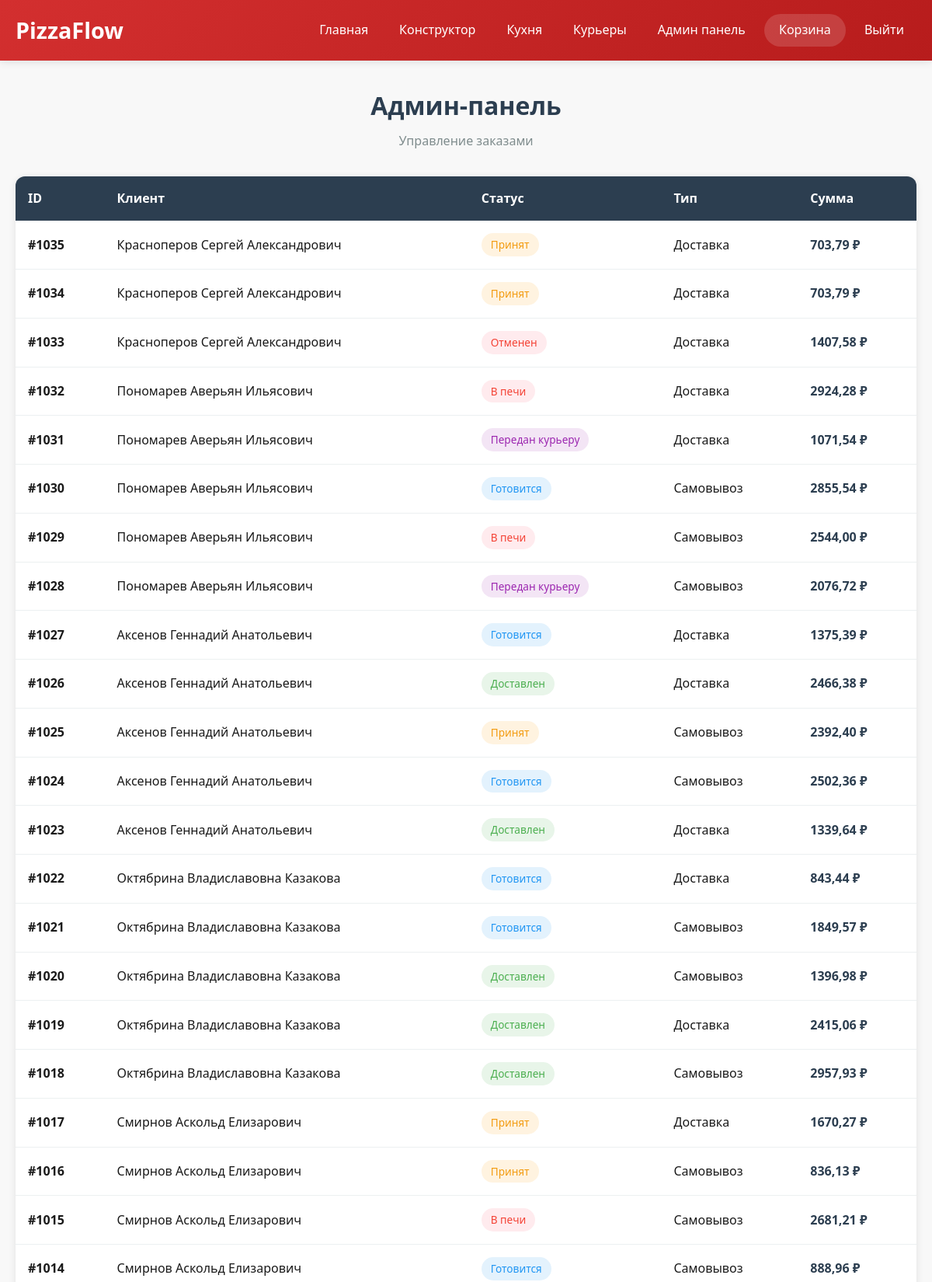
Screenshot of /admin-dashboard/ (signed in, upper part) with the database file from the repository.
### pizza/models.py (models this page shows, shortened)
class Order(models.Model):
    STATUS_CHOICES = [
        ('Принят', 'Принят'),
        ('Готовится', 'Готовится'),
        ('В печи', 'В печи'),
        ('Передан курьеру', 'Передан курьеру'),
        ('Доставлен', 'Доставлен'),
        ('Отменен', 'Отменен'),
    ]
    STATUS_FOR_DELIVERY = ['Принят', 'Готовится', 'В печи', 'Передан курьеру', 'Доставлен']
    STATUS_FOR_PICKUP = ['Принят', 'Готовится', 'В печи', 'Доставлен']
    order_id = models.AutoField(primary_key=True)
    client = models.ForeignKey(Client, on_delete=models.CASCADE)
    courier = models.ForeignKey('Courier', on_delete=models.SET_NULL, null=True, blank=True)
    status = models.CharField(max_length=50, choices=STATUS_CHOICES, default='Принят')
    delivery_type = models.CharField(max_length=20, choices=[('delivery', 'Доставка'), ('pickup', 'Самовывоз')])
    amount = models.FloatField()
    address = models.CharField(max_length=255, blank=True)
    created_at = models.DateTimeField(default=timezone.now)
    updated_at = models.DateTimeField(auto_now=True)

class Client(models.Model):
    client_id = models.AutoField(primary_key=True)
    name = models.CharField(max_length=100)
    email = models.EmailField(unique=True)
    phone = models.CharField(max_length=20, blank=True)
    password = models.CharField(max_length=255)
    registration_date = models.DateTimeField(default=timezone.now)
    is_active = models.BooleanField(default=True)
    loyalty_points = models.IntegerField(default=0)

### pizza/views.py (the view)
# urls.py: path('admin-dashboard/', views.admin_dashboard, name='admin_dashboard'),
def admin_dashboard(request):
    if request.session.get('role') != 'admin':
        request.session.flush()
        return redirect('admin_login')
    orders = Order.objects.all().order_by('-created_at')
    ingredients = Ingredient.objects.all()
    clients = Client.objects.all()
    couriers = Courier.objects.all()
    context = {
        'orders': orders,
        'ingredients': ingredients,
        'clients': clients,
        'couriers': couriers,
        'total_orders': orders.count(),
        'total_clients': clients.count(),
        'total_revenue': sum(o.amount for o in orders if o.status == 'Доставлен')
    }
    return render(request, 'admin_dashboard.html', context)

### pizza/context_processors.py (called while the page is built)
def cart_count(request):
    cart = request.session.get('cart', {})
    count = sum(item.get('quantity', 1) for item in cart.values())
    return {'cart_count': count}

### templates/admin_dashboard.html (shortened to what this page needs)
{% extends 'base.html' %}
{% block content %}
<div class="orders-container">
    <div class="orders-header">
        <h1>Админ-панель</h1>
        <p>Управление заказами</p>
    </div>
    <div class="orders-table">
        <table>
            <thead>
                <tr>
                    <th>ID</th>
                    <th>Клиент</th>
                    <th>Статус</th>
                    <th>Тип</th>
                    <th>Сумма</th>
                </tr>
            </thead>
            <tbody>
                {% for order in orders %}
                <tr>
                    <td><strong>#{{ order.order_id }}</strong></td>
                    <td>{{ order.client.name }}</td>
                    <td>
                        {% if order.status == 'Принят' %}
                            <span class="status-badge status-accepted">Принят</span>
                        {% elif order.status == 'Готовится' %}
                            <span class="status-badge status-cooking">Готовится</span>
                        {% elif order.status == 'В печи' %}
                            <span class="status-badge status-oven">В печи</span>
                        {% elif order.status == 'Передан курьеру' %}
                            <span class="status-badge status-delivery">Передан курьеру</span>
                        {% elif order.status == 'Доставлен' %}
                            <span class="status-badge status-delivered">Доставлен</span>
                        {% elif order.status == 'Отменен' %}
                            <span class="status-badge status-cancelled">Отменен</span>
                        {% else %}
                            <span class="status-badge">{{ order.status }}</span>
                        {% endif %}
                    </td>
                    <td>
                        {% if order.delivery_type == 'delivery' %}
                            Доставка
                        {% else %}
                            Самовывоз
                        {% endif %}
                    </td>
                    <td class="order-amount">{{ order.amount|floatformat:2 }} ₽</td>
                </tr>
                {% endfor %}
            </tbody>
        </table>
    </div>
</div>
{% endblock %}

### templates/base.html (style rules this page uses)
* { margin: 0; padding: 0; box-sizing: border-box; }
:root { --primary: #d32f2f; --primary-dark: #b71c1c; --secondary: #fbc02d; --dark: #1a1a1a; --light: #f8f8f8; --shadow: 0 2px 10px rgba(0, 0, 0, 0.1); --transition: all 0.3s ease; }
body { font-family: 'Segoe UI', Tahoma, Geneva, Verdana, sans-serif; background: var(--light); color: var(--dark); min-height: 100vh; display: flex; flex-direction: column; line-height: 1.6; }

### templates/admin_dashboard.html (style rules this page uses)
.orders-container { max-width: 1200px; margin: 0 auto; }
.orders-header { text-align: center; margin-bottom: 2rem; }
.orders-header h1 { font-size: 2rem; color: #2c3e50; margin-bottom: 0.5rem; }
.orders-header p { color: #7f8c8d; }
.orders-table { width: 100%; background: white; border-radius: 12px; overflow: hidden; box-shadow: 0 2px 10px rgba(0,0,0,0.1); }
.orders-table table { width: 100%; border-collapse: collapse; }
.orders-table th { background: #2c3e50; color: white; padding: 1rem; text-align: left; font-weight: 600; }
.orders-table td { padding: 1rem; border-bottom: 1px solid #ecf0f1; vertical-align: middle; }
.status-badge { display: inline-block; padding: 0.25rem 0.75rem; border-radius: 20px; font-size: 0.85rem; font-weight: 500; }
.status-accepted { background: #fff3e0; color: #f39c12; }
.status-cooking { background: #e3f2fd; color: #2196f3; }
.status-oven { background: #ffebee; color: #f44336; }
.status-delivery { background: #f3e5f5; color: #9c27b0; }
.status-delivered { background: #e8f5e9; color: #4caf50; }
.status-cancelled { background: #ffebee; color: #f44336; }
.order-amount { font-weight: 600; color: #2c3e50; }

### rows the page displays
Order: order_id "1035", client.name "Красноперов Сергей Александрович", status "Принят", delivery_type "Доставка", amount "703,79"
Order: order_id "1034", client.name "Красноперов Сергей Александрович", status "Принят", delivery_type "Доставка", amount "703,79"
Order: order_id "1033", client.name "Красноперов Сергей Александрович", status "Отменен", delivery_type "Доставка", amount "1407,58"
Order: order_id "1032", client.name "Пономарев Аверьян Ильясович", status "В печи", delivery_type "Доставка", amount "2924,28"
Order: order_id "1031", client.name "Пономарев Аверьян Ильясович", status "Передан курьеру", delivery_type "Доставка", amount "1071,54"
Order: order_id "1030", client.name "Пономарев Аверьян Ильясович", status "Готовится", delivery_type "Самовывоз", amount "2855,54"
Order: order_id "1029", client.name "Пономарев Аверьян Ильясович", status "В печи", delivery_type "Самовывоз", amount "2544,00"
Order: order_id "1028", client.name "Пономарев Аверьян Ильясович", status "Передан курьеру", delivery_type "Самовывоз", amount "2076,72"
Order: order_id "1027", client.name "Аксенов Геннадий Анатольевич", status "Готовится", delivery_type "Доставка", amount "1375,39"
Order: order_id "1026", client.name "Аксенов Геннадий Анатольевич", status "Доставлен", delivery_type "Доставка", amount "2466,38"
Order: order_id "1025", client.name "Аксенов Геннадий Анатольевич", status "Принят", delivery_type "Самовывоз", amount "2392,40"
Order: order_id "1024", client.name "Аксенов Геннадий Анатольевич", status "Готовится", delivery_type "Самовывоз", amount "2502,36"
Order: order_id "1023", client.name "Аксенов Геннадий Анатольевич", status "Доставлен", delivery_type "Доставка", amount "1339,64"
Order: order_id "1022", client.name "Октябрина Владиславовна Казакова", status "Готовится", delivery_type "Доставка", amount "843,44"
Order: order_id "1021", client.name "Октябрина Владиславовна Казакова", status "Готовится", delivery_type "Самовывоз", amount "1849,57"
Order: order_id "1020", client.name "Октябрина Владиславовна Казакова", status "Доставлен", delivery_type "Самовывоз", amount "1396,98"
Order: order_id "1019", client.name "Октябрина Владиславовна Казакова", status "Доставлен", delivery_type "Доставка", amount "2415,06"
Order: order_id "1018", client.name "Октябрина Владиславовна Казакова", status "Доставлен", delivery_type "Самовывоз", amount "2957,93"
Order: order_id "1017", client.name "Смирнов Аскольд Елизарович", status "Принят", delivery_type "Доставка", amount "1670,27"
Order: order_id "1016", client.name "Смирнов Аскольд Елизарович", status "Принят", delivery_type "Самовывоз", amount "836,13"
Order: order_id "1015", client.name "Смирнов Аскольд Елизарович", status "В печи", delivery_type "Самовывоз", amount "2681,21"
Order: order_id "1014", client.name "Смирнов Аскольд Елизарович", status "Готовится", delivery_type "Самовывоз", amount "888,96"
